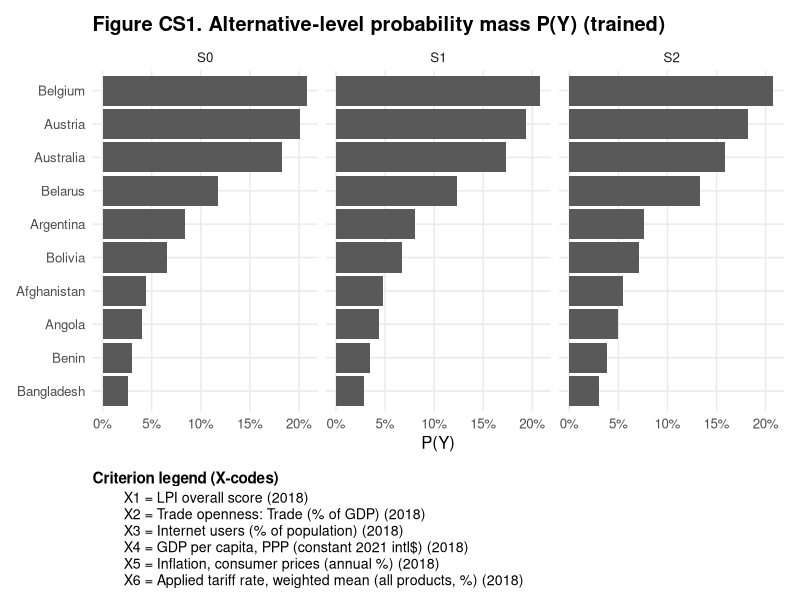
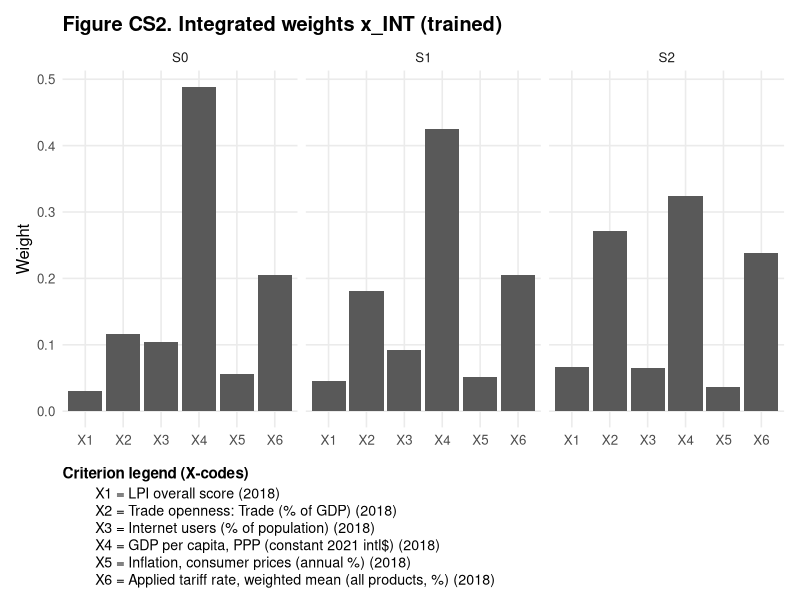
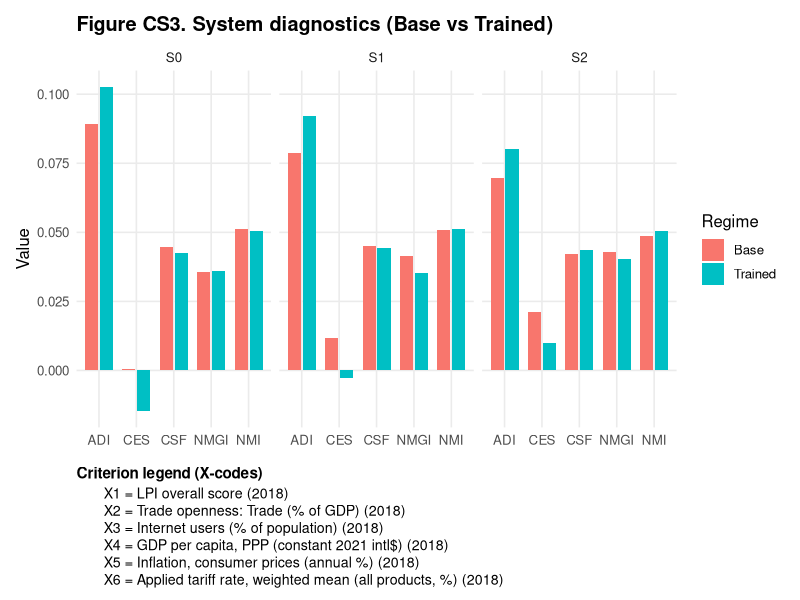
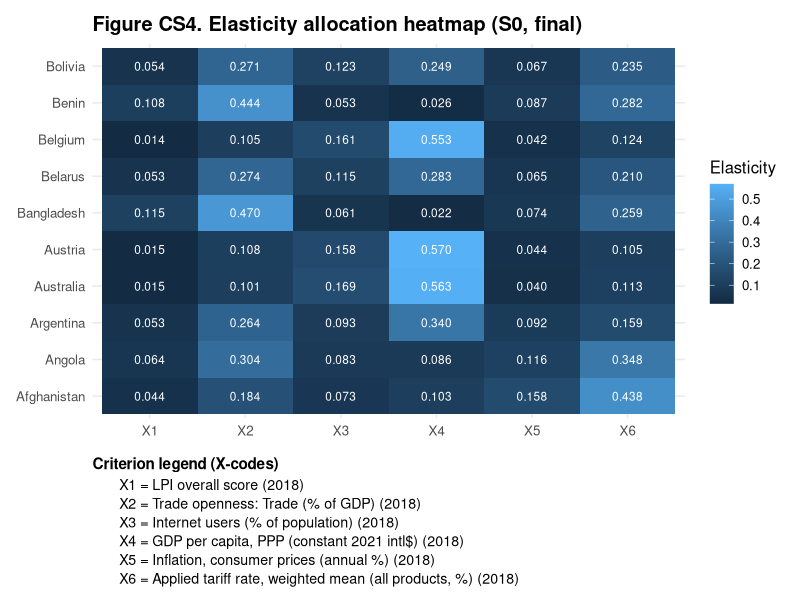
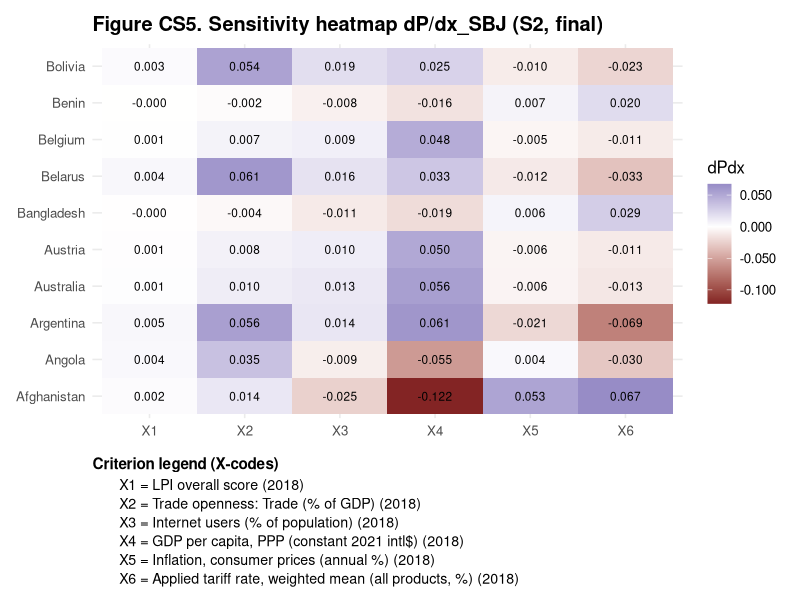
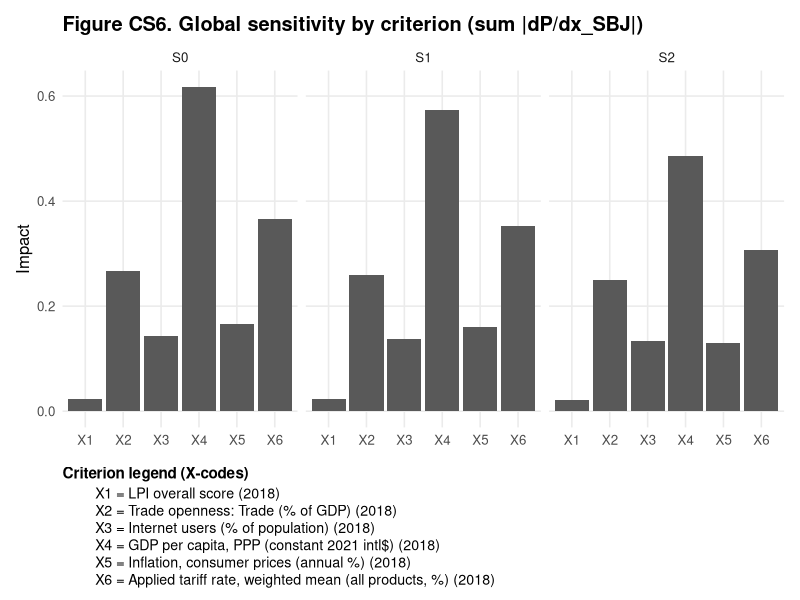

Generate these figures, in order, with R:
# Figures generated: Figures 4.1-4.6 (as referenced in the manuscript)
# No file I/O — figures rendered in active graphics device


suppressPackageStartupMessages({
  library(ggplot2)
  library(dplyr)
  library(tidyr)
  library(scales)
  library(patchwork)  # for plot stacking (plot / legend)
})

# --------------------
# Embedded results data
# --------------------
csv_data <- list(
  S0 = list(
    Weights = "criterion,x_OBJ,x_SBJ_base,x_INT_base,x_SBJ_trained,x_INT_trained\nLPI_Overall_2018,0.0260249495923246,0.213527182002479,0.0334464826708094,0.207660428931826,0.029900613916119\nTrade_Openness_%GDP_2018,0.131238845867537,0.153343840215721,0.121124105404443,0.160717534330803,0.116700019748099\nInternet_Users_%Pop_2018,0.140721847225536,0.153343840215721,0.102033621718552,0.169146477721765,0.103866764458129\nGDPpc_PPP_const2021$_2018,0.363042591208651,0.171543683634539,0.486967614911565,0.156102280190371,0.488727292739085\nInflation_CPI_%_2018,0.102093017222221,0.121708846935467,0.054019065666313,0.123334693406271,0.0554999084382001\nTariff_WM_AllProducts_%_MRV,0.23687874888373,0.186532606996073,0.202409109628317,0.183038585418965,0.205305400700369\n",
    Alternatives = "alternative,P_Y_base,P_Y_trained\nAfghanistan,0.0524703318354977,0.0440646312867626\nAngola,0.0413098072796611,0.0398937230035963\nArgentina,0.0822702231414602,0.0838829692752737\nAustralia,0.175451085341727,0.183204069173761\nAustria,0.190679625192888,0.200921039879047\nBangladesh,0.0323964780150571,0.026289967508393\nBelarus,0.109115764739274,0.117447145812153\nBelgium,0.195388741009365,0.20835560597423\nBenin,0.0348680511056126,0.0303063701030648\nBolivia,0.0860508923394585,0.065634477983718\n",
    System_Base = "S_Y,S_Y_given_X,I_Y_given_X,S_X,S_XY,J_XY,NMI,CES,CSF,ADI,NMGI\n3.02573463224701,2.89079468040967,0.134939951837338,2.23387570690442,5.25961033915143,0.134939951837338,0.0513122610847847,0.0003416500230804,0.044596956297486,0.0891631167743238,0.0355078050951722\n",
    System_Trained = "S_Y,S_Y_given_X,I_Y_given_X,S_X,S_XY,J_XY,NMI,CES,CSF,ADI,NMGI,DMI\n2.9807454155678,2.85390591434741,0.126839501220394,2.05769462838988,5.03844004395768,0.126839501220394,0.0503493317393895,-0.0147462026600183,0.042552978948,0.102705624785241,0.0359602196942132,0.940740740740741\n",
    Elasticities_Final = "Alternative,LPI_Overall_2018,Trade_Openness_%GDP_2018,Internet_Users_%Pop_2018,GDPpc_PPP_const2021$_2018,Inflation_CPI_%_2018,Tariff_WM_AllProducts_%_MRV\nAfghanistan,0.044458,0.183508,0.07278,0.10311,0.158258,0.437886\nAngola,0.064443,0.303725,0.082624,0.085534,0.115855,0.347819\nArgentina,0.053281,0.26426,0.093049,0.339553,0.091878,0.158978\nAustralia,0.014505,0.101445,0.168686,0.5627,0.039971,0.112692\nAustria,0.01519,0.107623,0.157812,0.569833,0.044087,0.105454\nBangladesh,0.11452,0.469965,0.060798,0.021675,0.074216,0.258826\nBelarus,0.052985,0.274227,0.115194,0.28294,0.064955,0.2097\nBelgium,0.014434,0.105267,0.16138,0.552588,0.042013,0.124318\nBenin,0.10791,0.44442,0.052907,0.025608,0.087035,0.28212\nBolivia,0.054458,0.271474,0.12267,0.248631,0.067477,0.235291\n",
    dP_dxSBJ_Final = "Alternative,dP/dLPI_Overall_2018,dP/dTrade_Openness_%GDP_2018,dP/dInternet_Users_%Pop_2018,dP/dGDPpc_PPP_const2021$_2018,dP/dInflation_CPI_%_2018,dP/dTariff_WM_AllProducts_%_MRV\nAfghanistan,0.003089,0.018317,-0.010268,-0.069837,0.046085,0.065424\nAngola,0.004186,0.033612,0.00042,-0.022708,0.008425,-0.010405\nArgentina,0.005027,0.060829,0.025543,0.122361,-0.037774,-0.099838\nAustralia,0.001117,0.009048,0.01653,0.10252,-0.0093,-0.02068\nAustria,0.00091,0.00746,0.012975,0.091345,-0.008803,-0.02038\nBangladesh,-0.00057,-0.00412,-0.01087,-0.01458,0.00619,0.02395\nBelarus,0.004832,0.06606,0.023561,0.053292,-0.01814,-0.04782\nBelgium,0.00086,0.00692,0.01201,0.08587,-0.00878,-0.01998\nBenin,-0.00032,-0.00266,-0.00788,-0.01218,0.00624,0.01699\nBolivia,0.002788,0.058318,0.022682,0.043114,-0.016286,-0.040946\n"
  ),
  S1 = list(
    Weights = "criterion,x_OBJ,x_SBJ_base,x_INT_base,x_SBJ_trained,x_INT_trained\nLPI_Overall_2018,0.0260249495923246,0.282762824180078,0.0506162676610129,0.273895399864027,0.0449221399893874\nTrade_Openness_%GDP_2018,0.131238845867537,0.20639497196336,0.18630894901052,0.218594414239789,0.180795944429309\nInternet_Users_%Pop_2018,0.140721847225536,0.121838975673184,0.0907163901938774,0.135659127851689,0.0926948118082019\nGDPpc_PPP_const2021$_2018,0.363042591208651,0.121838975673184,0.429792403195361,0.10300306633306,0.425606048305088\nInflation_CPI_%_2018,0.102093017222221,0.101803459373975,0.0508596932889824,0.0998517845471592,0.0514462850324135\nTariff_WM_AllProducts_%_MRV,0.23687874888373,0.165360793136219,0.191706296650246,0.169,0.2045347704356\n",
    Alternatives = "alternative,P_Y_base,P_Y_trained\nAfghanistan,0.056998625153174,0.0479767441860465\nAngola,0.0455406018052335,0.0439509101703295\nArgentina,0.0788050383426513,0.080630779392338\nAustralia,0.164325175193267,0.172688024711696\nAustria,0.182411434677097,0.193363844753663\nBangladesh,0.0358246158159851,0.0284685671916526\nBelarus,0.11265158869991,0.12314309113739\nBelgium,0.198902931216161,0.207903608864387\nBenin,0.0385414557608166,0.0343490304709141\nBolivia,0.085998533336704,0.0675233981225831\n",
    System_Base = "S_Y,S_Y_given_X,I_Y_given_X,S_X,S_XY,J_XY,NMI,CES,CSF,ADI,NMGI\n3.06015834865638,2.92257233995171,0.137586008704668,2.33736124665627,5.39751959531265,0.137586008704668,0.0509810828314853,0.0115869476310556,0.0449596162106908,0.0788005455728754,0.0414767618159557\n",
    System_Trained = "S_Y,S_Y_given_X,I_Y_given_X,S_X,S_XY,J_XY,NMI,CES,CSF,ADI,NMGI,DMI\n3.01617343119434,2.88294143200228,0.133231999192057,2.17833823461811,5.19451166581245,0.133231999192057,0.0512969914960764,-0.0028272266326824,0.0441717884257016,0.0920413315276462,0.035318625044901,0.866666666666667\n",
    Elasticities_Final = "Alternative,LPI_Overall_2018,Trade_Openness_%GDP_2018,Internet_Users_%Pop_2018,GDPpc_PPP_const2021$_2018,Inflation_CPI_%_2018,Tariff_WM_AllProducts_%_MRV\nAfghanistan,0.061346,0.261116,0.059656,0.082471,0.134738,0.400672\nAngola,0.081388,0.356929,0.076192,0.07357,0.091693,0.320228\nArgentina,0.075917,0.342561,0.084238,0.278293,0.076132,0.142859\nAustralia,0.024085,0.160668,0.155146,0.523923,0.036221,0.099957\nAustria,0.025687,0.175354,0.147379,0.531803,0.039993,0.079784\nBangladesh,0.137966,0.552898,0.047332,0.019022,0.061237,0.182545\nBelarus,0.076166,0.352728,0.101633,0.239574,0.055411,0.174488\nBelgium,0.024414,0.174773,0.14862,0.513814,0.040554,0.097825\nBenin,0.127571,0.527017,0.041302,0.021547,0.071307,0.211256\nBolivia,0.075264,0.345289,0.111205,0.213174,0.057541,0.197528\n",
    dP_dxSBJ_Final = "Alternative,dP/dLPI_Overall_2018,dP/dTrade_Openness_%GDP_2018,dP/dInternet_Users_%Pop_2018,dP/dGDPpc_PPP_const2021$_2018,dP/dInflation_CPI_%_2018,dP/dTariff_WM_AllProducts_%_MRV\nAfghanistan,0.002877,0.017629,-0.013269,-0.079031,0.049977,0.068682\nAngola,0.004103,0.034931,-0.000675,-0.029057,0.006986,-0.017909\nArgentina,0.004955,0.058696,0.022917,0.103517,-0.032408,-0.089484\nAustralia,0.001098,0.009135,0.015693,0.089907,-0.008707,-0.018148\nAustria,0.000886,0.007325,0.012101,0.08017,-0.008303,-0.017904\nBangladesh,-0.00057,-0.004105,-0.011207,-0.016053,0.006507,0.025428\nBelarus,0.004675,0.063629,0.022013,0.046487,-0.015777,-0.042809\nBelgium,0.000819,0.006744,0.011047,0.075296,-0.007737,-0.016488\nBenin,-0.00031,-0.002542,-0.008178,-0.013267,0.006716,0.017763\nBolivia,0.00269,0.055258,0.020676,0.041079,-0.016253,-0.038284\n"
  ),
  S2 = list(
    Weights = "criterion,x_OBJ,x_SBJ_base,x_INT_base,x_SBJ_trained,x_INT_trained\nLPI_Overall_2018,0.0260249495923246,0.361807676084703,0.0746143076716728,0.348250675548829,0.0663860769310841\nTrade_Openness_%GDP_2018,0.131238845867537,0.261657606990498,0.272110721264777,0.281670296918306,0.270769628411272\nInternet_Users_%Pop_2018,0.140721847225536,0.0738983294311263,0.0635937503005046,0.0909337180517308,0.064342058586058\nGDPpc_PPP_const2021$_2018,0.363042591208651,0.0709623138182195,0.314802044429682,0.0604827181556787,0.323529677243483\nInflation_CPI_%_2018,0.102093017222221,0.0637899083737141,0.0364726790493884,0.062414410520141,0.0361633868028022\nTariff_WM_AllProducts_%_MRV,0.23687874888373,0.167883865302,0.238406497284,0.156248180805315,0.238809172025301\n",
    Alternatives = "alternative,P_Y_base,P_Y_trained\nAfghanistan,0.064287385010605,0.0550935550935551\nAngola,0.0506639313523396,0.0493793793793794\nArgentina,0.0740614623387504,0.0757717717717718\nAustralia,0.150625264732633,0.158118118118118\nAustria,0.172058820414513,0.182433933933934\nBangladesh,0.0389030073636341,0.0297922922922923\nBelarus,0.120816123715006,0.13271046046046\nBelgium,0.195865394972681,0.207039039039039\nBenin,0.0437948330941491,0.0384894894894895\nBolivia,0.0889237760056892,0.071172972972973\n",
    System_Base = "S_Y,S_Y_given_X,I_Y_given_X,S_X,S_XY,J_XY,NMI,CES,CSF,ADI,NMGI\n3.09020769137778,2.95941194309974,0.130795748278044,2.30073208347918,5.39093977485696,0.130795748278044,0.0485235891248768,0.0211982064874585,0.0423258068729506,0.0697547920637451,0.0429492342629792\n",
    System_Trained = "S_Y,S_Y_given_X,I_Y_given_X,S_X,S_XY,J_XY,NMI,CES,CSF,ADI,NMGI,DMI\n3.05558272112216,2.92239354606592,0.133189175056246,2.21811231857205,5.27369503969421,0.133189175056246,0.0505112094704705,0.0101073619643453,0.0435890023099866,0.0801775988182533,0.0404651507540377,0.866666666666667\n",
    Elasticities_Final = "Alternative,LPI_Overall_2018,Trade_Openness_%GDP_2018,Internet_Users_%Pop_2018,GDPpc_PPP_const2021$_2018,Inflation_CPI_%_2018,Tariff_WM_AllProducts_%_MRV\nAfghanistan,0.078946,0.340544,0.03606,0.054593,0.082475,0.407383\nAngola,0.096202,0.411959,0.042032,0.054158,0.062081,0.333568\nArgentina,0.101333,0.431079,0.064042,0.220756,0.053384,0.129406\nAustralia,0.034428,0.211075,0.115934,0.469238,0.032663,0.136662\nAustria,0.03664,0.22575,0.110081,0.476214,0.035503,0.115812\nBangladesh,0.171901,0.620006,0.029023,0.014635,0.040074,0.124361\nBelarus,0.106147,0.43646,0.08025,0.184202,0.043659,0.149282\nBelgium,0.035024,0.218771,0.110897,0.459343,0.035609,0.140356\nBenin,0.162584,0.592458,0.025645,0.01657,0.049368,0.153375\nBolivia,0.102191,0.431003,0.092198,0.157751,0.043316,0.17354\n",
    dP_dxSBJ_Final = "Alternative,dP/dLPI_Overall_2018,dP/dTrade_Openness_%GDP_2018,dP/dInternet_Users_%Pop_2018,dP/dGDPpc_PPP_const2021$_2018,dP/dInflation_CPI_%_2018,dP/dTariff_WM_AllProducts_%_MRV\nAfghanistan,0.001987,0.013648,-0.024963,-0.121786,0.052764,0.067478\nAngola,0.003734,0.035381,-0.00922,-0.055284,0.004061,-0.030232\nArgentina,0.004767,0.055834,0.014167,0.061274,-0.02097,-0.069456\nAustralia,0.001194,0.010182,0.012927,0.055975,-0.006152,-0.012749\nAustria,0.000946,0.007972,0.010076,0.05047,-0.006028,-0.011229\nBangladesh,-0.00048,-0.003633,-0.011262,-0.018846,0.006152,0.028648\nBelarus,0.004423,0.060576,0.016432,0.03262,-0.011661,-0.03306\nBelgium,0.000833,0.006876,0.008869,0.047786,-0.005329,-0.010771\nBenin,-0.00025,-0.002099,-0.007962,-0.015603,0.006642,0.019934\nBolivia,0.002655,0.053971,0.018604,0.025432,-0.010182,-0.022732\n"
  )
)

read_embedded <- function(txt) read.csv(text = txt, stringsAsFactors = FALSE, check.names = FALSE)
S <- lapply(csv_data, function(x) lapply(x, read_embedded))

# -------------------------
# X1..X6 mapping (legend)
# -------------------------
crit_map <- tibble(
  CriterionFull = c(
    "LPI_Overall_2018",
    "Trade_Openness_%GDP_2018",
    "Internet_Users_%Pop_2018",
    "GDPpc_PPP_const2021$_2018",
    "Inflation_CPI_%_2018",
    "Tariff_WM_AllProducts_%_MRV"
  ),
  X = paste0("X", 1:6),
  Description = c(
    "LPI overall score (2018)",
    "Trade openness: Trade (% of GDP) (2018)",
    "Internet users (% of population) (2018)",
    "GDP per capita, PPP (constant 2021 intl$) (2018)",
    "Inflation, consumer prices (annual %) (2018)",
    "Applied tariff rate, weighted mean (all products, %) (2018)"
  )
)

# Legend plot WITHOUT row_number()/n() inside aes()
make_x_legend_plot <- function(title = "Criterion legend (X-codes)") {
  leg_df <- crit_map %>%
    transmute(Line = paste0(X, " = ", Description))
  # Force order top-to-bottom by factor levels (no data-masking functions)
  leg_df$Line <- factor(leg_df$Line, levels = rev(leg_df$Line))
  
  ggplot(leg_df, aes(x = 0, y = Line)) +
    geom_text(aes(label = Line), hjust = 0, size = 3.6) +
    coord_cartesian(xlim = c(0, 1)) +
    labs(title = title, x = NULL, y = NULL) +
    theme_void(base_size = 11) +
    theme(
      plot.title = element_text(face = "bold", size = 11, hjust = 0),
      plot.margin = margin(2, 5, 2, 5)
    )
}

# Rename helper (X = old_full_name)
rename_to_X <- function(df, first_col = "Alternative") {
  names(df)[1] <- first_col
  full   <- crit_map$CriterionFull
  xnames <- crit_map$X
  
  if (all(full %in% names(df))) {
    df <- df %>% rename(!!!setNames(full, xnames))  # new=X, old=full
  } else {
    # fallback: just enforce X1..X6 on columns 2..7
    names(df)[2:7] <- xnames
  }
  df
}

theme_pub <- theme_minimal(base_size = 12) +
  theme(
    panel.grid.minor = element_blank(),
    plot.title = element_text(face = "bold"),
    axis.text.x = element_text(angle = 0, hjust = 0.5)
  )

# --------------------
# Data preparation
# --------------------
alt_long <- bind_rows(lapply(names(S), function(sc){
  df <- S[[sc]]$Alternatives
  df$Scenario <- sc
  df
}))

w_long <- bind_rows(lapply(names(S), function(sc){
  df <- S[[sc]]$Weights
  df$Scenario <- sc
  df
})) %>%
  left_join(crit_map, by = c("criterion" = "CriterionFull")) %>%
  mutate(CriterionX = factor(X, levels = crit_map$X))

sys_long <- bind_rows(lapply(names(S), function(sc){
  b <- S[[sc]]$System_Base;    b$Regime <- "Base"
  t <- S[[sc]]$System_Trained; t$Regime <- "Trained"
  b$Scenario <- sc; t$Scenario <- sc
  bind_rows(b, t)
}))

diag_vars <- c("NMI","CES","CSF","ADI","NMGI")
sys_diag_long <- sys_long %>%
  select(Scenario, Regime, all_of(diag_vars)) %>%
  pivot_longer(cols = all_of(diag_vars), names_to = "Index", values_to = "Value")

elas_S0_long <- rename_to_X(S[["S0"]]$Elasticities_Final, "Alternative") %>%
  pivot_longer(cols = starts_with("X"), names_to = "X", values_to = "Elasticity") %>%
  mutate(X = factor(X, levels = crit_map$X))

sens_S2_long <- rename_to_X(S[["S2"]]$dP_dxSBJ_Final, "Alternative") %>%
  pivot_longer(cols = starts_with("X"), names_to = "X", values_to = "dPdx") %>%
  mutate(X = factor(X, levels = crit_map$X))

glob_sens <- bind_rows(lapply(names(S), function(sc){
  df <- rename_to_X(S[[sc]]$dP_dxSBJ_Final, "Alternative")
  df %>%
    select(-Alternative) %>%
    summarise(across(everything(), ~sum(abs(.), na.rm = TRUE))) %>%
    pivot_longer(cols = everything(), names_to = "X", values_to = "Impact") %>%
    mutate(Scenario = sc, X = factor(X, levels = crit_map$X))
}))

# --------------------
# Figures (printed; no saving)
# --------------------

# CS1
p1 <- ggplot(alt_long, aes(x = reorder(alternative, P_Y_trained), y = P_Y_trained)) +
  geom_col() +
  coord_flip() +
  facet_wrap(~Scenario, ncol = 3) +
  labs(title = "Figure CS1. Alternative-level probability mass P(Y) (trained)",
       x = NULL, y = "P(Y)") +
  scale_y_continuous(labels = percent_format(accuracy = 1)) +
  theme_pub
print(p1 / make_x_legend_plot() + plot_layout(heights = c(4, 1.2)))

# CS2
p2 <- ggplot(w_long, aes(x = CriterionX, y = x_INT_trained)) +
  geom_col() +
  facet_wrap(~Scenario, ncol = 3) +
  labs(title = "Figure CS2. Integrated weights x_INT (trained)",
       x = NULL, y = "Weight") +
  theme_pub
print(p2 / make_x_legend_plot() + plot_layout(heights = c(4, 1.2)))

# CS3
p3 <- ggplot(sys_diag_long, aes(x = Index, y = Value, fill = Regime)) +
  geom_col(position = position_dodge(width = 0.8), width = 0.7) +
  facet_wrap(~Scenario, ncol = 3) +
  labs(title = "Figure CS3. System diagnostics (Base vs Trained)",
       x = NULL, y = "Value") +
  theme_pub
print(p3 / make_x_legend_plot() + plot_layout(heights = c(4, 1.2)))

# CS4
p4 <- ggplot(elas_S0_long, aes(x = X, y = Alternative, fill = Elasticity)) +
  geom_tile() +
  geom_text(aes(label = sprintf("%.3f", Elasticity)), size = 3,color="white") +
  labs(title = "Figure CS4. Elasticity allocation heatmap (S0, final)",
       x = NULL, y = NULL) +
  theme_pub
print(p4 / make_x_legend_plot() + plot_layout(heights = c(4.5, 1.4)))

# CS5
p5 <- ggplot(sens_S2_long, aes(x = X, y = Alternative, fill = dPdx)) +
  geom_tile() +
  geom_text(aes(label = sprintf("%.3f", dPdx)), size = 3) +
  labs(title = "Figure CS5. Sensitivity heatmap dP/dx_SBJ (S2, final)",
       x = NULL, y = NULL) +
  scale_fill_gradient2(labels = number_format(accuracy = 0.001)) +
  theme_pub
print(p5 / make_x_legend_plot() + plot_layout(heights = c(4.5, 1.4)))

# CS6
p6 <- ggplot(glob_sens, aes(x = X, y = Impact)) +
  geom_col() +
  facet_wrap(~Scenario, ncol = 3) +
  labs(title = "Figure CS6. Global sensitivity by criterion (sum |dP/dx_SBJ|)",
       x = NULL, y = "Impact") +
  theme_pub
print(p6 / make_x_legend_plot() + plot_layout(heights = c(4, 1.2)))

